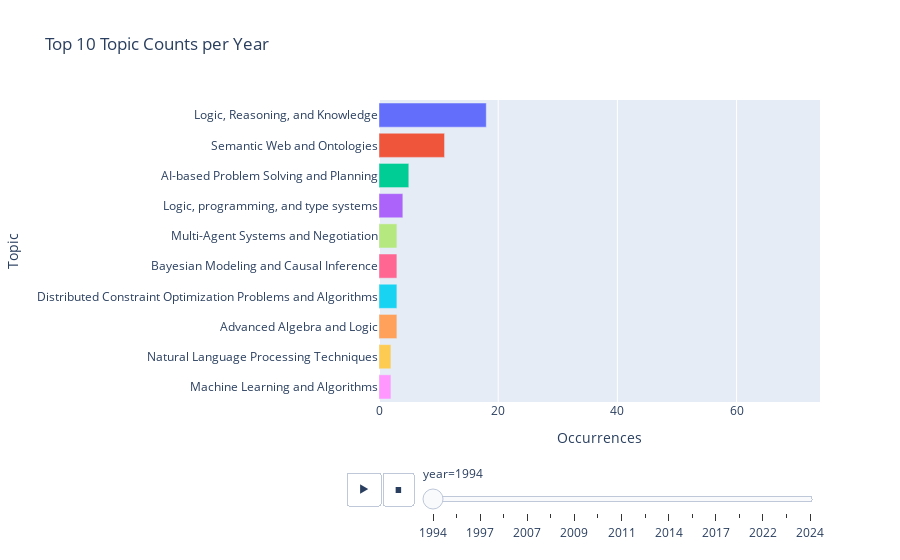

The notebook cell saved with this chart:
### Markdown cell above
# Gif evolution

### Code cell
from pathlib import Path
from io import BytesIO
import json
import pandas as pd
import plotly.express as px
import imageio.v2 as imageio

try:
    base_dir
except NameError:
    base_dir = Path.cwd()

with open(base_dir / "Data/topic_year_counts.json", "r", encoding="utf-8") as f:
    topic_counts = json.load(f)

with open(base_dir / "Data/topic_label.json", "r", encoding="utf-8") as f:
    topic_code_to_name = json.load(f)

rows = []
for year, topics in topic_counts.items():
    sorted_topics = sorted(
        (
            {
                "year": int(year),
                "topic": topic_code_to_name.get(topic, topic),
                "count": int(count),
            }
            for topic, count in topics.items()
        ),
        key=lambda row: row["count"],
        reverse=True,
    )
    rows.extend(sorted_topics[:10])

if not rows:
    raise ValueError("No topic counts were found to plot.")

top_10_df = pd.DataFrame(rows)
top_10_df.sort_values(["year", "count"], ascending=[True, False], inplace=True)

fig_top10 = px.bar(
    top_10_df,
    x="count",
    y="topic",
    color="topic",
    orientation="h",
    animation_frame="year",
    range_x=[0, top_10_df["count"].max()],
    title="Top 10 Topic Counts per Year",
)
fig_top10.update_layout(
    xaxis_title="Occurrences",
    yaxis_title="Topic",
    showlegend=False,
)
fig_top10.update_yaxes(categoryorder="total ascending")

# if fig_top10.layout.updatemenus and fig_top10.layout.updatemenus[0].buttons:
#     play_button = fig_top10.layout.updatemenus[0].buttons[0]
#     if len(play_button.args) > 1:
#         play_button.args[1].setdefault("frame", {})["duration"] = 2000
#         play_button.args[1].setdefault("transition", {})["duration"] = 500
#         play_button.args[1]["mode"] = "immediate"

# if fig_top10.layout.sliders:
#     slider = fig_top10.layout.sliders[0]
#     slider.setdefault("transition", {})["duration"] = 500
#     for step in slider.steps:
#         if len(step.args) > 1:
#             step.args[1].setdefault("frame", {})["duration"] = 2000
#             step.args[1].setdefault("transition", {})["duration"] = 500

# fig_top10.layout.updatemenus[0].buttons[0].args[1]["frame"]["duration"] = 2000

fig_top10.show()

### Figure 1 — Plotly figure (JSON) as saved in the notebook; plotly's stock layout.template omitted (floating-point values rounded to 4 significant figures)
{"data": [{"hovertemplate": "topic=%{y}<br>year=1994<br>count=%{x}<extra></extra>", "legendgroup": "Logic, Reasoning, and Knowledge", "marker": {"color": "#636efa", "pattern": {"shape": ""}}, "name": "Logic, Reasoning, and Knowledge", "orientation": "h", "showlegend": true, "textposition": "auto", "type": "bar", "x": [18], "xaxis": "x", "y": ["Logic, Reasoning, and Knowledge"], "yaxis": "y"}, {"hovertemplate": "topic=%{y}<br>year=1994<br>count=%{x}<extra></extra>", "legendgroup": "Semantic Web and Ontologies", "marker": {"color": "#EF553B", "pattern": {"shape": ""}}, "name": "Semantic Web and Ontologies", "orientation": "h", "showlegend": true, "textposition": "auto", "type": "bar", "x": [11], "xaxis": "x", "y": ["Semantic Web and Ontologies"], "yaxis": "y"}, {"hovertemplate": "topic=%{y}<br>year=1994<br>count=%{x}<extra></extra>", "legendgroup": "AI-based Problem Solving and Planning", "marker": {"color": "#00cc96", "pattern": {"shape": ""}}, "name": "AI-based Problem Solving and Planning", "orientation": "h", "showlegend": true, "textposition": "auto", "type": "bar", "x": [5], "xaxis": "x", "y": ["AI-based Problem Solving and Planning"], "yaxis": "y"}, {"hovertemplate": "topic=%{y}<br>year=1994<br>count=%{x}<extra></extra>", "legendgroup": "Logic, programming, and type systems", "marker": {"color": "#ab63fa", "pattern": {"shape": ""}}, "name": "Logic, programming, and type systems", "orientation": "h", "showlegend": true, "textposition": "auto", "type": "bar", "x": [4], "xaxis": "x", "y": ["Logic, programming, and type systems"], "yaxis": "y"}, {"hovertemplate": "topic=%{y}<br>year=1994<br>count=%{x}<extra></extra>", "legendgroup": "Advanced Algebra and Logic", "marker": {"color": "#FFA15A", "pattern": {"shape": ""}}, "name": "Advanced Algebra and Logic", "orientation": "h", "showlegend": true, "textposition": "auto", "type": "bar", "x": [3], "xaxis": "x", "y": ["Advanced Algebra and Logic"], "yaxis": "y"}, {"hovertemplate": "topic=%{y}<br>year=1994<br>count=%{x}<extra></extra>", "legendgroup": "Distributed Constraint Optimization Problems and Algorithms", "marker": {"color": "#19d3f3", "pattern": {"shape": ""}}, "name": "Distributed Constraint Optimization Problems and Algorithms", "orientation": "h", "showlegend": true, "textposition": "auto", "type": "bar", "x": [3], "xaxis": "x", "y": ["Distributed Constraint Optimization Problems and Algorithms"], "yaxis": "y"}, {"hovertemplate": "topic=%{y}<br>year=1994<br>count=%{x}<extra></extra>", "legendgroup": "Bayesian Modeling and Causal Inference", "marker": {"color": "#FF6692", "pattern": {"shape": ""}}, "name": "Bayesian Modeling and Causal Inference", "orientation": "h", "showlegend": true, "textposition": "auto", "type": "bar", "x": [3], "xaxis": "x", "y": ["Bayesian Modeling and Causal Inference"], "yaxis": "y"}, {"hovertemplate": "topic=%{y}<br>year=1994<br>count=%{x}<extra></extra>", "legendgroup": "Multi-Agent Systems and Negotiation", "marker": {"color": "#B6E880", "pattern": {"shape": ""}}, "name": "Multi-Agent Systems and Negotiation", "orientation": "h", "showlegend": true, "textposition": "auto", "type": "bar", "x": [3], "xaxis": "x", "y": ["Multi-Agent Systems and Negotiation"], "yaxis": "y"}, {"hovertemplate": "topic=%{y}<br>year=1994<br>count=%{x}<extra></extra>", "legendgroup": "Machine Learning and Algorithms", "marker": {"color": "#FF97FF", "pattern": {"shape": ""}}, "name": "Machine Learning and Algorithms", "orientation": "h", "showlegend": true, "textposition": "auto", "type": "bar", "x": [2], "xaxis": "x", "y": ["Machine Learning and Algorithms"], "yaxis": "y"}, {"hovertemplate": "topic=%{y}<br>year=1994<br>count=%{x}<extra></extra>", "legendgroup": "Natural Language Processing Techniques", "marker": {"color": "#FECB52", "pattern": {"shape": ""}}, "name": "Natural Language Processing Techniques", "orientation": "h", "showlegend": true, "textposition": "auto", "type": "bar", "x": [2], "xaxis": "x", "y": ["Natural Language Processing Techniques"], "yaxis": "y"}], "layout": {"barmode": "relative", "legend": {"title": {"text": "topic"}, "tracegroupgap": 0}, "showlegend": false, "sliders": [{"active": 0, "currentvalue": {"prefix": "year="}, "len": 0.9, "pad": {"b": 10, "t": 60}, "steps": [{"args": [["1994"], {"frame": {"duration": 0, "redraw": true}, "fromcurrent": true, "mode": "immediate", "transition": {"duration": 0, "easing": "linear"}}], "label": "1994", "method": "animate"}, {"args": [["1995"], {"frame": {"duration": 0, "redraw": true}, "fromcurrent": true, "mode": "immediate", "transition": {"duration": 0, "easing": "linear"}}], "label": "1995", "method": "animate"}, {"args": [["1997"], {"frame": {"duration": 0, "redraw": true}, "fromcurrent": true, "mode": "immediate", "transition": {"duration": 0, "easing": "linear"}}], "label": "1997", "method": "animate"}, {"args": [["2001"], {"frame": {"duration": 0, "redraw": true}, "fromcurrent": true, "mode": "immediate", "transition": {"duration": 0, "easing": "linear"}}], "label": "2001", "method": "animate"}, {"args": [["2007"], {"frame": {"duration": 0, "redraw": true}, "fromcurrent": true, "mode": "immediate", "transition": {"duration": 0, "easing": "linear"}}], "label": "2007", "method": "animate"}, {"args": [["2008"], {"frame": {"duration": 0, "redraw": true}, "fromcurrent": true, "mode": "immediate", "transition": {"duration": 0, "easing": "linear"}}], "label": "2008", "method": "animate"}, {"args": [["2009"], {"frame": {"duration": 0, "redraw": true}, "fromcurrent": true, "mode": "immediate", "transition": {"duration": 0, "easing": "linear"}}], "label": "2009", "method": "animate"}, {"args": [["2010"], {"frame": {"duration": 0, "redraw": true}, "fromcurrent": true, "mode": "immediate", "transition": {"duration": 0, "easing": "linear"}}], "label": "2010", "method": "animate"}, {"args": [["2011"], {"frame": {"duration": 0, "redraw": true}, "fromcurrent": true, "mode": "immediate", "transition": {"duration": 0, "easing": "linear"}}], "label": "2011", "method": "animate"}, {"args": [["2012"], {"frame": {"duration": 0, "redraw": true}, "fromcurrent": true, "mode": "immediate", "transition": {"duration": 0, "easing": "linear"}}], "label": "2012", "method": "animate"}, {"args": [["2014"], {"frame": {"duration": 0, "redraw": true}, "fromcurrent": true, "mode": "immediate", "transition": {"duration": 0, "easing": "linear"}}], "label": "2014", "method": "animate"}, {"args": [["2016"], {"frame": {"duration": 0, "redraw": true}, "fromcurrent": true, "mode": "immediate", "transition": {"duration": 0, "easing": "linear"}}], "label": "2016", "method": "animate"}, {"args": [["2017"], {"frame": {"duration": 0, "redraw": true}, "fromcurrent": true, "mode": "immediate", "transition": {"duration": 0, "easing": "linear"}}], "label": "2017", "method": "animate"}, {"args": [["2020"], {"frame": {"duration": 0, "redraw": true}, "fromcurrent": true, "mode": "immediate", "transition": {"duration": 0, "easing": "linear"}}], "label": "2020", "method": "animate"}, {"args": [["2022"], {"frame": {"duration": 0, "redraw": true}, "fromcurrent": true, "mode": "immediate", "transition": {"duration": 0, "easing": "linear"}}], "label": "2022", "method": "animate"}, {"args": [["2023"], {"frame": {"duration": 0, "redraw": true}, "fromcurrent": true, "mode": "immediate", "transition": {"duration": 0, "easing": "linear"}}], "label": "2023", "method": "animate"}, {"args": [["2024"], {"frame": {"duration": 0, "redraw": true}, "fromcurrent": true, "mode": "immediate", "transition": {"duration": 0, "easing": "linear"}}], "label": "2024", "method": "animate"}], "x": 0.1, "xanchor": "left", "y": 0, "yanchor": "top"}], "title": {"text": "Top 10 Topic Counts per Year"}, "updatemenus": [{"buttons": [{"args": [null, {"frame": {"duration": 500, "redraw": true}, "fromcurrent": true, "mode": "immediate", "transition": {"duration": 500, "easing": "linear"}}], "label": "&#9654;", "method": "animate"}, {"args": [[null], {"frame": {"duration": 0, "redraw": true}, "fromcurrent": true, "mode": "immediate", "transition": {"duration": 0, "easing": "linear"}}], "label": "&#9724;", "method": "animate"}], "direction": "left", "pad": {"r": 10, "t": 70}, "showactive": false, "type": "buttons", "x": 0.1, "xanchor": "right", "y": 0, "yanchor": "top"}], "xaxis": {"anchor": "y", "domain": [0, 1], "range": [0, 74], "title": {"text": "Occurrences"}}, "yaxis": {"anchor": "x", "categoryarray": ["Software Engineering Research", "Artificial Intelligence in Healthcare and Education", "Ethics and Social Impacts of AI", "Smart Grid Energy Management", "Explainable Artificial Intelligence (XAI)", "Voice and Speech Disorders", "Metaheuristic Optimization Algorithms Research", "Water Quality Monitoring Technologies", "Gaussian Processes and Bayesian Inference", "Teleoperation and Haptic Systems", "Product Development and Customization", "Real-Time Systems Scheduling", "Safety Systems Engineering in Autonomy", "Healthcare Technology and Patient Monitoring", "Systems Engineering Methodologies and Applications", "Internet Traffic Analysis and Secure E-voting", "Modular Robots and Swarm Intelligence", "Cultural Differences and Values", "Mobile Crowdsensing and Crowdsourcing", "Advanced Database Systems and Queries", "Data Mining Algorithms and Applications", "Renal function and acid-base balance", "Data Quality and Management", "Game Theory and Voting Systems", "Data Management and Algorithms", "QoS-Aware Web Services Composition and Semantic Matching", "Machine Learning in Healthcare", "Distributed and Parallel Computing Systems", "Big Data and Business Intelligence", "Dementia and Cognitive Impairment Research", "Clinical practice guidelines implementation", "Electronic Health Records Systems", "Biomedical Text Mining and Ontologies", "Machine Learning and Data Classification", "Formal Methods in Verification", "Mental Health Research Topics", "Peer-to-Peer Network Technologies", "Game Theory and Applications", "Complex Systems and Decision Making", "Access Control and Trust", "Auction Theory and Applications", "Business Process Modeling and Analysis", "Optimization and Search Problems", "Distributed Multi-Agent Coordination and Control", "Vehicle Routing Optimization Methods", "Language and cultural evolution", "Evolutionary Algorithms and Applications", "Reinforcement Learning in Robotics", "Topic Modeling", "Speech and dialogue systems", "Evolutionary Game Theory and Cooperation", "Computability, Logic, AI Algorithms", "Educational Games and Gamification", "Robotic Path Planning Algorithms", "Mobile Agent-Based Network Management", "Natural Language Processing Techniques", "Machine Learning and Algorithms", "Multi-Agent Systems and Negotiation", "Bayesian Modeling and Causal Inference", "Distributed Constraint Optimization Problems and Algorithms", "Advanced Algebra and Logic", "Logic, programming, and type systems", "AI-based Problem Solving and Planning", "Semantic Web and Ontologies", "Logic, Reasoning, and Knowledge"], "categoryorder": "total ascending", "domain": [0, 1], "title": {"text": "Topic"}}}}
